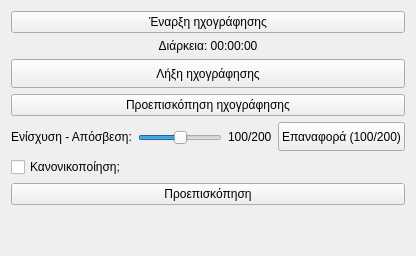
     <widget class="QWidget" name="tab_2">
      <attribute name="title">
       <string>ή εισαγωγή μέσω ηχογράφηση</string>
      </attribute>
      <layout class="QVBoxLayout" name="verticalLayout_5">
       <item>
        <widget class="QPushButton" name="record_start">
         <property name="sizePolicy">
          <sizepolicy hsizetype="Minimum" vsizetype="Maximum">
           <horstretch>0</horstretch>
           <verstretch>0</verstretch>
          </sizepolicy>
         </property>
         <property name="text">
          <string>Έναρξη ηχογράφησης</string>
         </property>
         <property name="icon">
          <iconset resource="../../../../icons.qrc">
           <normaloff>:/rest-windows/assets/images/rest-windows/microphone.png</normaloff>:/rest-windows/assets/images/rest-windows/microphone.png</iconset>
         </property>
        </widget>
       </item>
       <item>
        <widget class="QLabel" name="record_time">
         <property name="text">
          <string>Διάρκεια: 00:00:00</string>
         </property>
         <property name="alignment">
          <set>Qt::AlignCenter</set>
         </property>
        </widget>
       </item>
       <item>
        <widget class="QPushButton" name="record_stop">
         <property name="sizePolicy">
          <sizepolicy hsizetype="Minimum" vsizetype="Maximum">
           <horstretch>0</horstretch>
           <verstretch>0</verstretch>
          </sizepolicy>
         </property>
         <property name="minimumSize">
          <size>
           <width>0</width>
           <height>29</height>
          </size>
         </property>
         <property name="text">
          <string>Λήξη ηχογράφησης</string>
         </property>
        </widget>
       </item>
       <item>
        <widget class="QPushButton" name="record_preview_record_button">
         <property name="sizePolicy">
          <sizepolicy hsizetype="Minimum" vsizetype="Maximum">
           <horstretch>0</horstretch>
           <verstretch>0</verstretch>
          </sizepolicy>
         </property>
         <property name="text">
          <string>Προεπισκόπηση ηχογράφησης</string>
         </property>
         <property name="icon">
          <iconset resource="../../../../icons.qrc">
           <normaloff>:/rest-windows/assets/images/rest-windows/preview-church-news.png</normaloff>:/rest-windows/assets/images/rest-windows/preview-church-news.png</iconset>
         </property>
        </widget>
       </item>
       <item>
        <widget class="QFrame" name="frame">
         <property name="sizePolicy">
          <sizepolicy hsizetype="Preferred" vsizetype="Fixed">
           <horstretch>0</horstretch>
           <verstretch>0</verstretch>
          </sizepolicy>
         </property>
         <property name="minimumSize">
          <size>
           <width>0</width>
           <height>0</height>
          </size>
         </property>
         <property name="styleSheet">
          <string notr="true">QFrame{border:none;}</string>
         </property>
         <property name="frameShape">
          <enum>QFrame::StyledPanel</enum>
         </property>
         <property name="frameShadow">
          <enum>QFrame::Raised</enum>
         </property>
         <layout class="QHBoxLayout" name="horizontalLayout_2">
          <property name="leftMargin">
           <number>0</number>
          </property>
          <property name="topMargin">
           <number>0</number>
          </property>
          <property name="rightMargin">
           <number>0</number>
          </property>
          <property name="bottomMargin">
           <number>0</number>
          </property>
          <item>
           <widget class="QLabel" name="label_6">
            <property name="text">
             <string>Ενίσχυση - Απόσβεση:</string>
            </property>
           </widget>
          </item>
          <item>
           <widget class="QFrame" name="frame_9">
            <property name="sizePolicy">
             <sizepolicy hsizetype="Expanding" vsizetype="Preferred">
              <horstretch>0</horstretch>
              <verstretch>0</verstretch>
             </sizepolicy>
            </property>
            <property name="frameShape">
             <enum>QFrame::StyledPanel</enum>
            </property>
            <property name="frameShadow">
             <enum>QFrame::Raised</enum>
            </property>
            <layout class="QVBoxLayout" name="verticalLayout_2">
             <property name="spacing">
              <number>0</number>
             </property>
             <property name="leftMargin">
              <number>0</number>
             </property>
             <property name="topMargin">
              <number>0</number>
             </property>
             <property name="rightMargin">
              <number>0</number>
             </property>
             <property name="bottomMargin">
              <number>0</number>
             </property>
             <item>
              <spacer name="verticalSpacer_3">
               <property name="orientation">
                <enum>Qt::Vertical</enum>
               </property>
               <property name="sizeHint" stdset="0">
                <size>
                 <width>20</width>
                 <height>8</height>
                </size>
               </property>
              </spacer>
             </item>
             <item>
              <widget class="QSlider" name="record_volume_slider">
               <property name="maximum">
                <number>200</number>
               </property>
               <property name="value">
                <number>100</number>
               </property>
               <property name="orientation">
                <enum>Qt::Horizontal</enum>
               </property>
              </widget>
             </item>
             <item>
              <spacer name="verticalSpacer_4">
               <property name="orientation">
                <enum>Qt::Vertical</enum>
               </property>
               <property name="sizeHint" stdset="0">
                <size>
                 <width>20</width>
                 <height>1</height>
                </size>
               </property>
              </spacer>
             </item>
            </layout>
           </widget>
          </item>
          <item>
           <widget class="QLabel" name="record_volume_label">
            <property name="text">
             <string>100/200</string>
            </property>
           </widget>
          </item>
          <item>
           <widget class="QPushButton" name="record_reset_volume_button">
            <property name="sizePolicy">
             <sizepolicy hsizetype="Minimum" vsizetype="Maximum">
              <horstretch>0</horstretch>
              <verstretch>0</verstretch>
             </sizepolicy>
            </property>
            <property name="minimumSize">
             <size>
              <width>0</width>
              <height>29</height>
             </size>
            </property>
            <property name="text">
             <string>Επαναφορά (100/200)</string>
            </property>
           </widget>
          </item>
         </layout>
        </widget>
       </item>
       <item>
        <widget class="QFrame" name="frame_3">
         <property name="minimumSize">
          <size>
           <width>0</width>
           <height>0</height>
          </size>
         </property>
         <property name="styleSheet">
          <string notr="true">QFrame{border:none;}</string>
         </property>
         <property name="frameShape">
          <enum>QFrame::StyledPanel</enum>
         </property>
         <property name="frameShadow">
          <enum>QFrame::Raised</enum>
         </property>
         <layout class="QHBoxLayout" name="horizontalLayout_3">
          <property name="leftMargin">
           <number>0</number>
          </property>
          <property name="topMargin">
           <number>0</number>
          </property>
          <property name="rightMargin">
           <number>0</number>
          </property>
          <property name="bottomMargin">
           <number>0</number>
          </property>
          <item>
           <widget class="QCheckBox" name="record_is_normalized">
            <property name="text">
             <string>Κανονικοποίηση;</string>
            </property>
           </widget>
          </item>
         </layout>
        </widget>
       </item>
       <item>
        <widget class="QPushButton" name="record_final_preview_button">
         <property name="sizePolicy">
          <sizepolicy hsizetype="Minimum" vsizetype="Maximum">
           <horstretch>0</horstretch>
           <verstretch>0</verstretch>
          </sizepolicy>
         </property>
         <property name="text">
          <string>Προεπισκόπηση</string>
         </property>
         <property name="icon">
          <iconset resource="../../../../icons.qrc">
           <normaloff>:/rest-windows/assets/images/rest-windows/preview-church-news.png</normaloff>:/rest-windows/assets/images/rest-windows/preview-church-news.png</iconset>
         </property>
        </widget>
       </item>
       <item>
        <spacer name="verticalSpacer_2">
         <property name="orientation">
          <enum>Qt::Vertical</enum>
         </property>
         <property name="sizeHint" stdset="0">
          <size>
           <width>20</width>
           <height>40</height>
          </size>
         </property>
        </spacer>
       </item>
      </layout>
     </widget>
